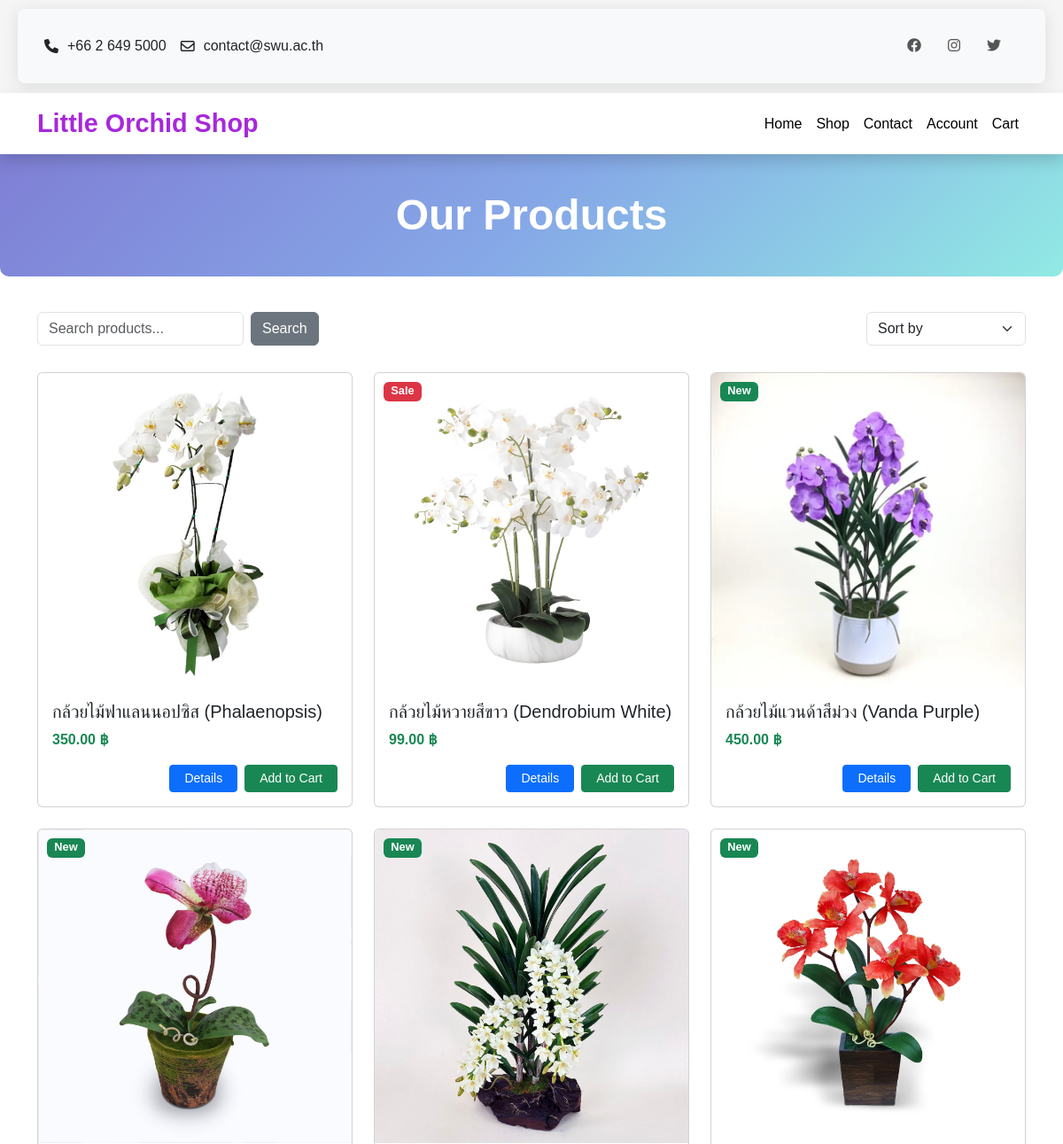
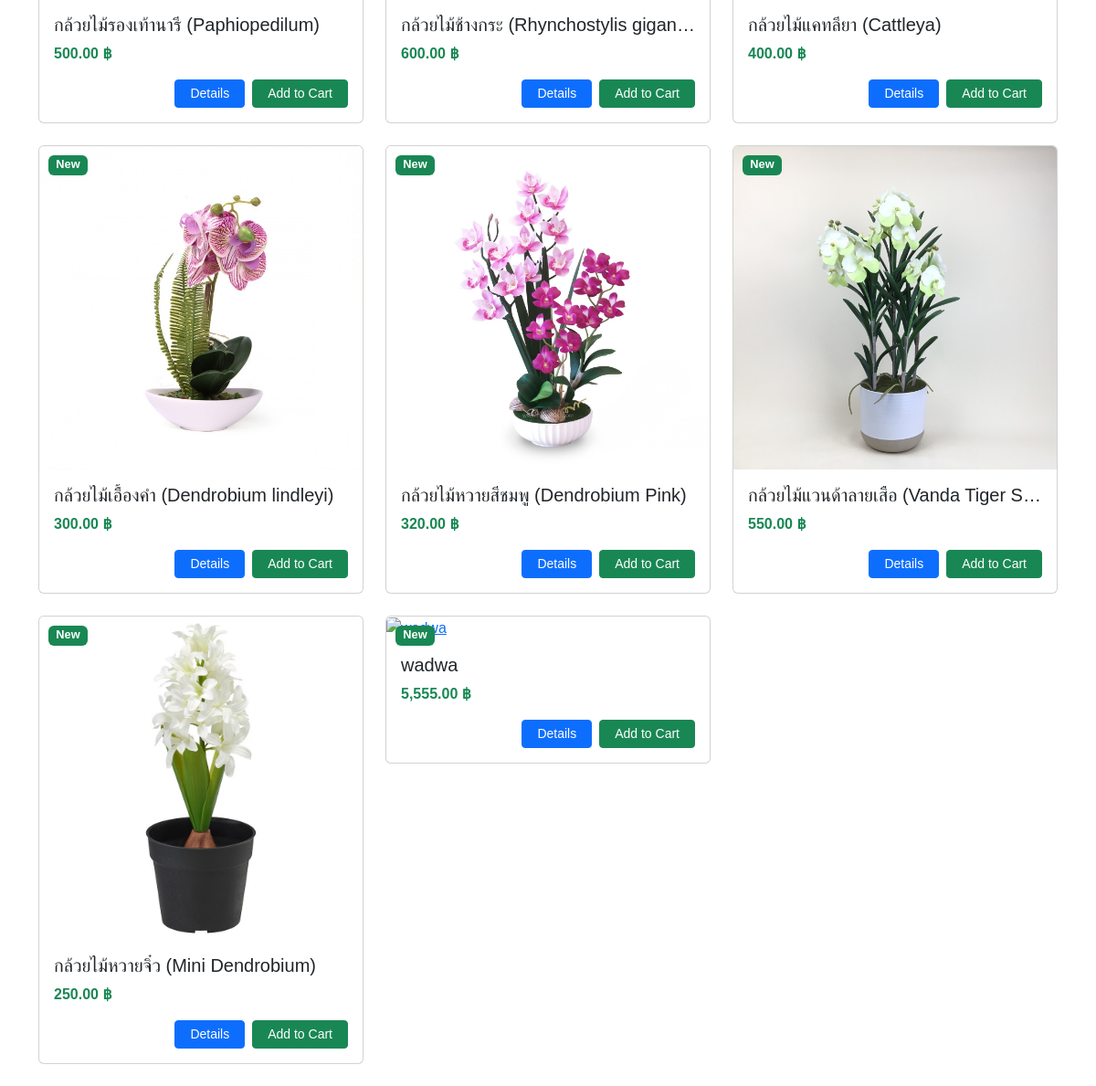
/products.php, run on the app's committed database (2 pictures, top to bottom).
### tables this page shows
CREATE TABLE `products` (
  `product_id` int(11) NOT NULL,
  `name` varchar(100) DEFAULT NULL,
  `price` decimal(10,2) DEFAULT NULL,
  `description` text DEFAULT NULL,
  `image` varchar(255) DEFAULT NULL,
  `stock_quantity` int(11) DEFAULT 5
);

### products.php (the view, shortened to what this page needs)
<?php
include 'db.php';
$search = $_GET['search'] ?? '';
$sort = $_GET['sort'] ?? '';
$query = "SELECT * FROM products WHERE 1=1";
$result = $conn->query($query);
?>
<!DOCTYPE html>
<html lang="en">
<head>
    <link rel="stylesheet" href="https://cdn.jsdelivr.net/npm/bootstrap@5.3.2/dist/css/bootstrap.min.css">
</head>
<body>
    <?php include 'header.php'; ?>
    <div class="page-header">
        <h1>Our Products</h1>
    </div>
    <div class="container">
        <form method="get" class="utility-bar">
            <div class="d-flex gap-2">
                <input type="text" name="search" class="form-control" placeholder="Search products..." aria-label="Search products" value="<?php echo htmlspecialchars($search, ENT_QUOTES, 'UTF-8'); ?>">
                <button type="submit" class="btn btn-secondary">Search</button>
            </div>
            <div>
                <select class="form-select" name="sort" onchange="this.form.submit()">
                    <option value="" <?php echo $sort === '' ? 'selected' : ''; ?>>Sort by</option>
                </select>
            </div>
        </form>
        <div class="row">
            <?php
            if ($result->num_rows > 0):
                while ($product = $result->fetch_assoc()):
                    $badge = "";
                    if ($product['price'] < 100) {
                        $badge = '<span class="badge bg-danger badge-position">Sale</span>';
                    } else if ($product['product_id'] > 5) {
                        $badge = '<span class="badge bg-success badge-position">New</span>';
                    }
            ?>
                    <div class="col-md-4 mb-4">
                        <div class="card">
                            <div class="position-relative">
                                <?php echo $badge; ?>
                                <a href="product-detail.php?id=<?php echo (int)$product['product_id']; ?>">
                                    <img src="<?php echo htmlspecialchars($product['image'], ENT_QUOTES, 'UTF-8'); ?>" class="card-img-top" alt="<?php echo htmlspecialchars($product['name'], ENT_QUOTES, 'UTF-8'); ?>">
                                </a>
                            </div>
                            <div class="card-body">
                                <h5 class="card-title text-truncate" title="<?php echo htmlspecialchars($product['name'], ENT_QUOTES, 'UTF-8'); ?>">
                                    <?php echo htmlspecialchars($product['name'], ENT_QUOTES, 'UTF-8'); ?>
                                </h5>
                                <p class="card-text fw-bold text-success"><?php echo number_format($product['price'], 2); ?> ฿</p>
                                <div class="d-flex justify-content-end align-items-center gap-2 mt-3">
                                    <a href="product-detail.php?id=<?php echo $product['product_id']; ?>" class="btn btn-primary btn-sm px-3">Details</a>
                                    <form id="add-to-cart-form-<?php echo (int)$product['product_id']; ?>" class="add-to-cart-form d-flex justify-content-end mb-0">
                                        <button type="button" class="btn btn-success btn-sm px-3 add-to-cart-button" data-product-id="<?php echo (int)$product['product_id']; ?>">Add to Cart</button>
                                    </form>
                                </div>
                            </div>
                        </div>
                    </div>
            <?php
                endwhile;
            else:
                echo "<p>No products found.</p>";
            endif;
            ?>
        </div>
    </div>
</body>
</html>

### header.php (shortened to what this page needs)
<!DOCTYPE html>
<html lang="en-US">
<head>
    <link rel="stylesheet" href="https://cdn.jsdelivr.net/npm/bootstrap@5.3.2/dist/css/bootstrap.min.css">
    <link href="https://cdnjs.cloudflare.com/ajax/libs/font-awesome/6.0.0/css/all.min.css" rel="stylesheet">
</head>
<body>
    <div class="top-header">
        <div class="contact-info">
            <div>
                <i class="fas fa-phone"></i> +66 2 649 5000
                <i class="far fa-envelope ms-3"></i> contact@swu.ac.th
            </div>
            <div class="social-icons">
                <a href="#"><i class="fab fa-facebook"></i></a>
                <a href="#"><i class="fab fa-instagram"></i></a>
                <a href="#"><i class="fab fa-twitter"></i></a>
            </div>
        </div>
    </div>
    <nav class="navbar navbar-expand-lg navbar-light bg-white shadow">
        <div class="container">
            <a class="navbar-brand" href="index.php">Little Orchid Shop</a>
            <div class="collapse navbar-collapse" id="navbarNav">
                <ul class="navbar-nav ms-auto">
                    <li class="nav-item"><a class="nav-link" href="index.php">Home</a></li>
                    <li class="nav-item"><a class="nav-link" href="products.php">Shop</a></li>
                    <li class="nav-item"><a class="nav-link" href="contact.php">Contact</a></li>
                    <li class="nav-item"><a class="nav-link" href="account.php">Account</a></li>
                    <li class="nav-item">
                    <a class="nav-link" href="cart.php">
                        Cart
                    </a>
                    </li>
                </ul>
            </div>
        </div>
    </nav>
    <div aria-live="polite" aria-atomic="true" class="position-fixed bottom-0 end-0 p-3" style="z-index: 11">
</div>

### products.php (style rules this page uses)
body { background-color: #f8f9fa; font-family: Arial, sans-serif; }
.page-header { background: linear-gradient(135deg, #7f7fd5, #86a8e7, #91eae4); color: #fff; padding: 40px 0; text-align: center; margin-bottom: 40px; border-radius: 0 0 10px 10px; }
.page-header h1 { margin: 0; font-size: 3rem; font-weight: 700; }
.utility-bar { margin-bottom: 30px; display: flex; gap: 10px; justify-content: space-between; align-items: center; }
.utility-bar .form-control, .utility-bar .form-select { max-width: 300px; }
.card { transition: transform 0.3s ease, box-shadow 0.3s ease; border: none; border-radius: 10px; overflow: hidden; }
.card-body { position: relative; }
.badge-position { position: absolute; top: 10px; left: 10px; }
.btn { border-radius: 20px; font-weight: 600; }

### header.php (style rules this page uses)
body { font-family: 'Alegreya', sans-serif; }
.top-header { background: linear-gradient(to right, #f4f5f4, #f4f5f4); border-bottom: 1px solid #f7f7f7; padding: 10px 20px; }
.top-header .contact-info { display: flex; justify-content: space-between; align-items: center; }
.top-header .contact-info div { display: flex; align-items: center; }
.top-header .contact-info div i { margin-right: 10px; }
.navbar-brand { color: #a827db; font-size: 1.8rem; font-weight: bold; }
.navbar-nav .nav-link { color: #000; font-size: 1rem; position: relative; transition: color 0.2s; }
.navbar-nav .nav-link::after { content: ''; position: absolute; height: 3px; left: 0; bottom: -3px; width: 0; background: #a827db; transition: width 0.2s; }
.badge { background-color: lightgreen; font-size: 0.8rem !important; }
.social-icons a { margin: 0 10px; color: #555; }
.contact-info { padding: 30px; background-color: #f8f9fa; border-radius: 8px; box-shadow: 0 4px 20px rgba(0, 0, 0, 0.1); }

### data on the page
products: image (picture), name "กล้วยไม้ฟาแลนนอปซิส (Phalaenopsis)", price "350.00"
products: shows "Sale", image (picture), name "กล้วยไม้หวายสีขาว (Dendrobium White)", price "99.00"
products: shows "New", image (picture), name "กล้วยไม้แวนด้าสีม่วง (Vanda Purple)", price "450.00"
products: shows "New", image (picture), name "กล้วยไม้รองเท้านารี (Paphiopedilum)", price "500.00"
products: shows "New", image (picture), name "กล้วยไม้ช้างกระ (Rhynchostylis gigan…", price "600.00"
products: shows "New", image (picture), name "กล้วยไม้แคทลียา (Cattleya)", price "400.00"
products: shows "New", image (picture), name "กล้วยไม้เอื้องคำ (Dendrobium lindleyi)", price "300.00"
products: shows "New", image (picture), name "กล้วยไม้หวายสีชมพู (Dendrobium Pink)", price "320.00"
products: shows "New", image (picture), name "กล้วยไม้แวนด้าลายเสือ (Vanda Tiger S…", price "550.00"
products: shows "New", image (picture), name "กล้วยไม้หวายจิ๋ว (Mini Dendrobium)", price "250.00"
products: shows "New", name "wadwa", price "5,555.00"
